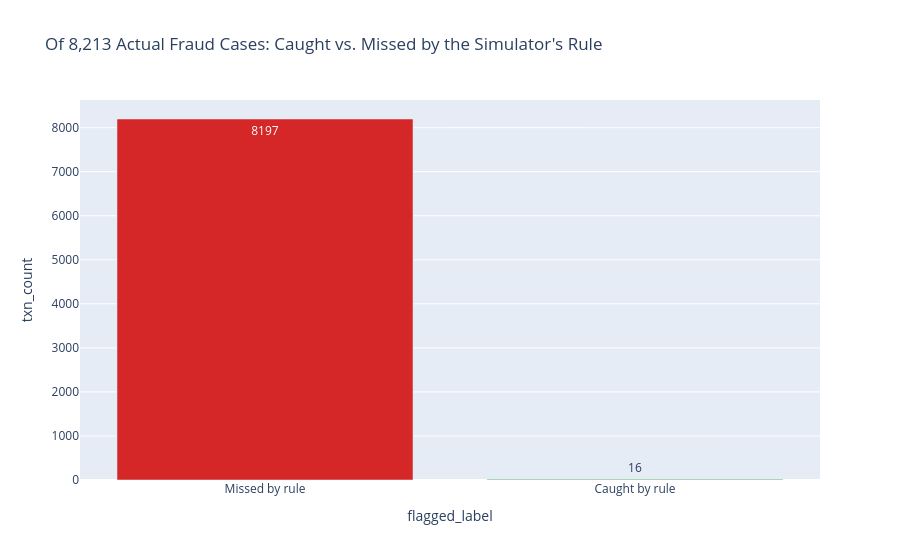

Write notebook code for a chart like this one.
### Code cell
# Generate chart of fraud cases detected vs missed by the Paysim simulator's rule based approach
df3_fraud_only = df3[df3['isfraud'] == 1].copy()
df3_fraud_only['flagged_label'] = df3_fraud_only['isflaggedfraud'].map({0: 'Missed by rule', 1: 'Caught by rule'})

fig3 = px.bar(df3_fraud_only, x='flagged_label', y='txn_count', text='txn_count',
              title='Of 8,213 Actual Fraud Cases: Caught vs. Missed by the Simulator\'s Rule',
              color='flagged_label', color_discrete_map={'Missed by rule': '#d62728', 'Caught by rule': '#2ca02c'})
fig3.update_layout(showlegend=False)
fig3.show()

### Figure 1 — Plotly figure (JSON) as saved in the notebook; plotly's stock layout.template omitted (floating-point values rounded to 4 significant figures)
{"data": [{"hovertemplate": "flagged_label=%{x}<br>txn_count=%{text}<extra></extra>", "legendgroup": "Missed by rule", "marker": {"color": "#d62728", "pattern": {"shape": ""}}, "name": "Missed by rule", "orientation": "v", "showlegend": true, "text": [8197.0], "textposition": "auto", "type": "bar", "x": ["Missed by rule"], "xaxis": "x", "y": [8197], "yaxis": "y"}, {"hovertemplate": "flagged_label=%{x}<br>txn_count=%{text}<extra></extra>", "legendgroup": "Caught by rule", "marker": {"color": "#2ca02c", "pattern": {"shape": ""}}, "name": "Caught by rule", "orientation": "v", "showlegend": true, "text": [16.0], "textposition": "auto", "type": "bar", "x": ["Caught by rule"], "xaxis": "x", "y": [16], "yaxis": "y"}], "layout": {"barmode": "relative", "legend": {"title": {"text": "flagged_label"}, "tracegroupgap": 0}, "showlegend": false, "title": {"text": "Of 8,213 Actual Fraud Cases: Caught vs. Missed by the Simulator's Rule"}, "xaxis": {"anchor": "y", "categoryarray": ["Missed by rule", "Caught by rule"], "categoryorder": "array", "domain": [0, 1], "title": {"text": "flagged_label"}}, "yaxis": {"anchor": "x", "domain": [0, 1], "title": {"text": "txn_count"}}}}
